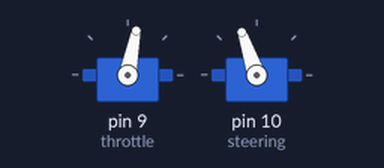
This sketch was run on a simulated Arduino Uno, built with avr-gcc and run on an emulated ATmega328P. Shown: 2 × servo.

Above: at 5.1 s.
At 16.1 s:
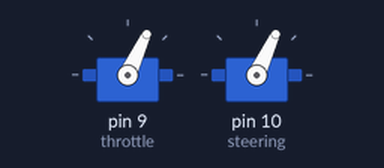
At 28.1 s:
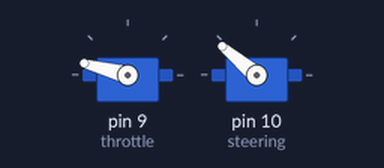
At 39.6 s:
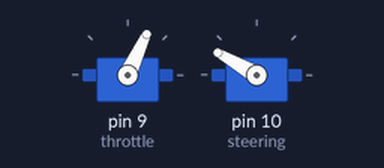
Timing chart, 0 to 41.1 s (numbered marks = the images above):
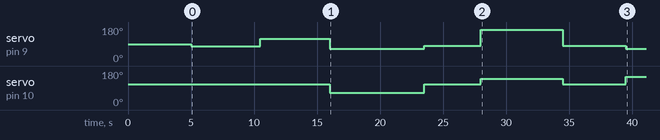

The sketch:

motor_servo_test.ino
```cpp
#include <Servo.h>

Servo throttle;  // create servo object to control the motor of the car
Servo steering;  // create servo object to control the steering of the car

int pos = 0;    // variable to store the servo position

void setup()
{
  throttle.attach(9);  // attaches the servo object to pin 9 of the Arduino
  steering.attach(10); // attaches the servo object to pin 10 of the Arduino
  throttle.write(90);
  steering.write(109);
  delay(5000);
}

void loop()
{

    throttle.write(79);
    //steering.write(109);
    delay(5500);
    throttle.write(118);
    //steering.write(79);
    delay(5500);
    throttle.write(65);
    steering.write(65);
    delay(7500);
    throttle.write(80);
    steering.write(109);
    delay(4500);
    throttle.write(165);
    steering.write(140);
    delay(6500);
    throttle.write(82);
    steering.write(109);
    delay(5000);
    throttle.write(65);
    steering.write(150);
    delay(8000);
    steering.write(90);
    delay(20000);

}

/*
speed control:
  throttle:
    90 = neutral
    85 = forward slow pace
    110 = backward slow pace

  steering:
    109 = neutral (trying to compensate for misallignment)
    80 = slight right turn
    130 = slight left turn

*/
```

Measured:
- by itself, servo on pin 9 (throttle): 90° → 79° at 5.0 s, → 118° 5.5 s later, → 65° 5.5 s later, → 80° 7.5 s later, … (7 changes in this stretch)
- by itself, servo on pin 10 (steering): 109° → 65° at 16.0 s, → 109° 7.5 s later, → 140° 4.5 s later, → 109° 6.5 s later, … (5 changes in this stretch)
